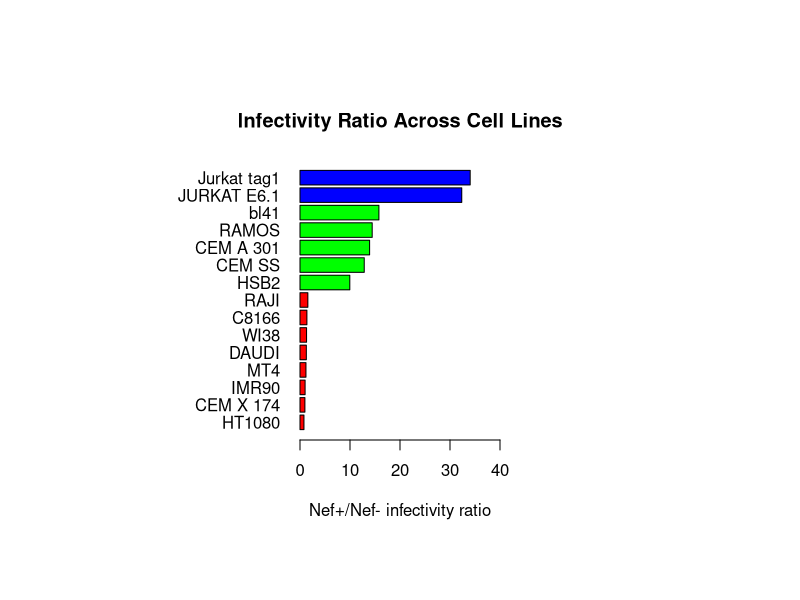

Source code (R):
## ---- chunk 1
getwd()
## ---- chunk 2
infect <- read.table("../Project_files/data/infect.txt", header = FALSE, sep = "\t")
## ---- chunk 3
# Assign column names
colnames(infect) <- c("SampleID", "Ratio", "CellLine")
## ---- chunk 4
infect
## ---- chunk 5
# Bar Plot

par(mar = c(5, 5, 4, 2))  
# bottom, left, top, right

par(pin = c(2, 2.8)) 

# assign colors
colors <- ifelse(infect$Ratio >= 30, "blue",
          ifelse(infect$Ratio >= 9, "green", 
          ifelse(infect$Ratio <= 2, "red", "grey")))

barplot(infect$Ratio,
        names.arg = infect$ CellLine,
        col = colors,
        horiz = TRUE,
        las = 2,
        xaxt = "n",
        xlim = c(0, 40),
        xlab = "Nef+/Nef- infectivity ratio",
        main = "Infectivity Ratio Across Cell Lines")

axis(1, at = seq(0, 40, by = 10))
